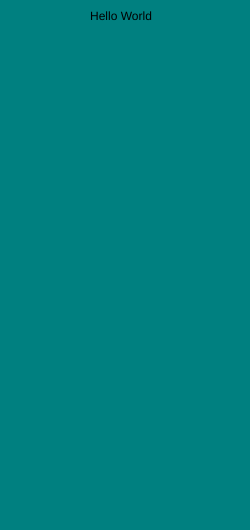
Frame 1 (no input)
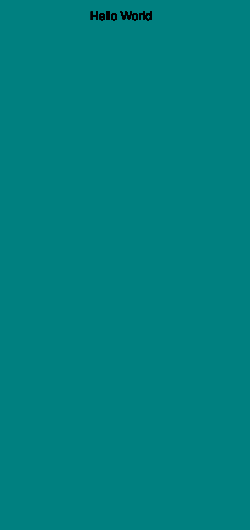
Frame 60 (no input)
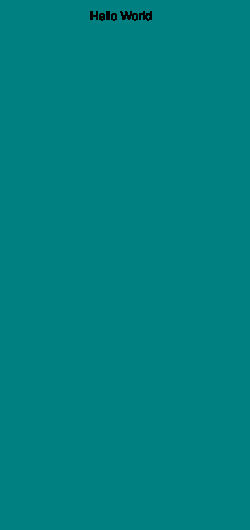
Frame 120 (the mouse pressed at the canvas centre since frame 60)

The p5.js sketch that drew these frames (run headless with seeded random() and noise() and a simulated clock; from frame 60 on, the mouse is pressed at the canvas centre):

// p5.js sketch
// ── sketch.js
// setup function
function setup() {

    // created a canvas that is 250x530
    createCanvas( 250, 530 );

    // made the background teal
    background( 'teal' );
}

function draw() {
  //doing the draw function
  //it will be at x=90 and y=20
  text("Hello World", 90, 20);
}
